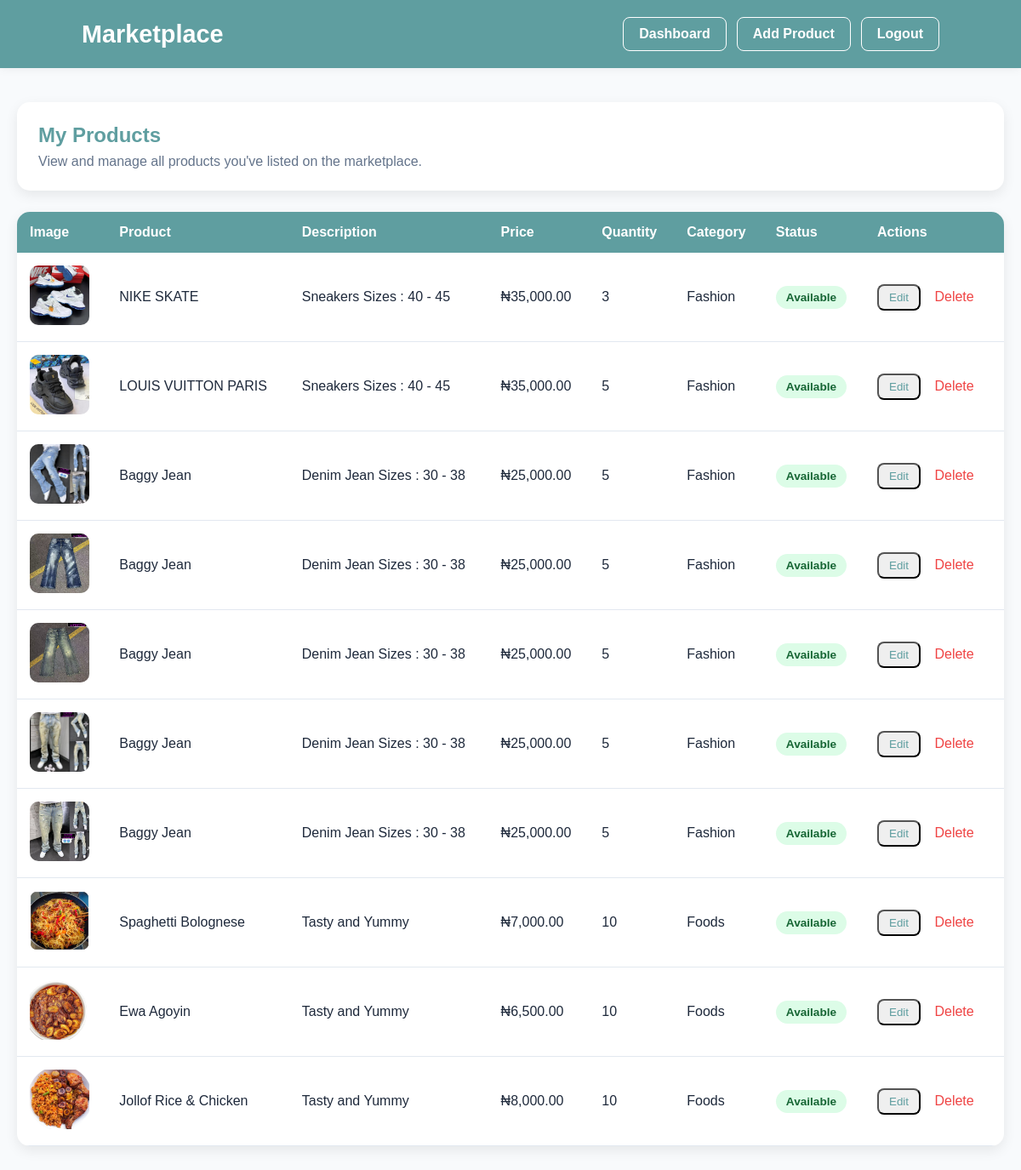
Page /view_items/ (signed in) on the committed database.
### seller/models.py (models this page shows, shortened)
class Item(models.Model):
    item_image = models.ImageField(upload_to='item_image/')
    title = models.CharField(max_length=50)
    description = models.TextField(blank=True, null=True)
    price = models.DecimalField(max_digits=12, decimal_places=2, default=0)
    @property
    def formatted_price(self):
        return "{:,.2f}".format(self.price)
    category = models.CharField(max_length=50)
    quantity = models.PositiveIntegerField(default=1)
    is_sold = models.BooleanField(default=False)
    created_at = models.DateTimeField(auto_now_add=True)
    seller = models.ForeignKey(Seller, on_delete=models.CASCADE)

### seller/views.py (the view)
# urls.py: path('view_items/', views.viewItems, name='viewItem'),
@login_required(login_url='sellerLog')
def viewItems(request):
    seller = Seller.objects.get(user=request.user)
    items = Item.objects.filter(seller=seller).order_by('-id')  # newest first
    return render(request, 'view_items.html', {'items': items, 'seller':seller})

### seller/templates/view_items.html (shortened to what this page needs)
<!DOCTYPE html>
<html lang="en">
<head>
</head>
<body>
<header>
    <div class="logo">Marketplace</div>
    <div class="nav-actions">
        <a href="/sellerDash/" class="nav-btn">Dashboard</a>
        <a href="/createItem/" class="nav-btn">Add Product</a>
        <a href="/Slogout/" class="nav-btn">Logout</a>
    </div>
</header>
<div class="container">
    <div class="page-header">
        <h2>My Products</h2>
        <p>
            View and manage all products you've listed on the marketplace.
        </p>
    </div>
    <div class="table-card">
        <table>
            <tr>
                <th>Image</th>
                <th>Product</th>
                <th>Description</th>
                <th>Price</th>
                <th>Quantity</th>
                <th>Category</th>
                <th>Status</th>
                <th>Actions</th>
            </tr>
            {% for item in items %}
            <tr>
                <td>
                    <img
                        src="{{ item.item_image.url }}"
                        alt="{{ item.title }}"
                        class="product-image">
                </td>
                <td>{{ item.title }}</td>
                <td>{{ item.description }}</td>
                <td>₦{{ item.formatted_price }}</td>
                <td>{{ item.quantity }}</td>
                <td>{{ item.category }}</td>
                <td>
                    {% if item.is_sold %}
                        <span class="status sold">
                            Sold
                        </span>
                    {% else %}
                        <span class="status available">
                            Available
                        </span>
                    {% endif %}
                </td>
                <td>
                    <button
                        class="edit-btn"
                        onclick="openEditModal(
                            '{{ item.id }}',
                            '{{ item.title }}',
                            '{{ item.description|escapejs }}',
                            '{{ item.price }}',
                            '{{ item.quantity }}',
                            '{{ item.category }}'
                        )">
                        Edit
                    </button>
                    <a href="/deleteItem/{{ item.id }}/" class="delete-btn">
                        Delete
                    </a>
                </td>
            </tr>
            {% endfor %}
        </table>
    </div>
</div>
</body>
</html>

### seller/templates/view_items.html (style rules this page uses)
* { margin:0; padding:0; box-sizing:border-box; font-family:Arial, Helvetica, sans-serif; }
body { background:#f8fafc; color:#1e293b; }
header { background:cadetblue; padding:20px 8%; display:flex; justify-content:space-between; align-items:center; box-shadow:0 2px 10px rgba(0,0,0,.05); }
.logo { color:white; font-size:1.8rem; font-weight:bold; }
.nav-actions { display:flex; gap:12px; }
.nav-btn { text-decoration:none; color:white; padding:10px 18px; border:1px solid white; border-radius:8px; font-weight:600; transition:.3s; }
.container { max-width:1200px; margin:40px auto; padding:0 20px; }
.page-header { background:white; padding:25px; border-radius:15px; box-shadow:0 5px 15px rgba(0,0,0,.08); margin-bottom:25px; }
.page-header h2 { color:cadetblue; margin-bottom:8px; }
.page-header p { color:#64748b; }
.table-card { background:white; border-radius:15px; box-shadow:0 5px 15px rgba(0,0,0,.08); overflow:hidden; }
table { width:100%; border-collapse:collapse; }
th { background:cadetblue; color:white; padding:15px; text-align:left; }
td { padding:15px; border-bottom:1px solid #e2e8f0; }
.product-image { width:70px; height:70px; object-fit:cover; border-radius:10px; }
.status { padding:6px 12px; border-radius:20px; font-size:.85rem; font-weight:600; display:inline-block; }
.available { background:#dcfce7; color:#166534; }
.edit-btn { display:inline-block; padding:6px 12px; color:cadetblue; text-decoration:none; border-radius:8px; }
.delete-btn { display:inline-block; padding:6px 12px; color:#ef4444; text-decoration:none; border-radius:8px; }

### rows in the picture
Item: item_image (picture), title "NIKE SKATE", description "Sneakers Sizes : 40 - 45", formatted_price "35,000.00", quantity "3", category "Fashion", is_sold "Available"
Item: item_image (picture), title "LOUIS VUITTON PARIS", description "Sneakers Sizes : 40 - 45", formatted_price "35,000.00", quantity "5", category "Fashion", is_sold "Available"
Item: item_image (picture), title "Baggy Jean", description "Denim Jean Sizes : 30 - 38", formatted_price "25,000.00", quantity "5", category "Fashion", is_sold "Available"
Item: item_image (picture), title "Baggy Jean", description "Denim Jean Sizes : 30 - 38", formatted_price "25,000.00", quantity "5", category "Fashion", is_sold "Available"
Item: item_image (picture), title "Baggy Jean", description "Denim Jean Sizes : 30 - 38", formatted_price "25,000.00", quantity "5", category "Fashion", is_sold "Available"
Item: item_image (picture), title "Baggy Jean", description "Denim Jean Sizes : 30 - 38", formatted_price "25,000.00", quantity "5", category "Fashion", is_sold "Available"
Item: item_image (picture), title "Baggy Jean", description "Denim Jean Sizes : 30 - 38", formatted_price "25,000.00", quantity "5", category "Fashion", is_sold "Available"
Item: item_image (picture), title "Spaghetti Bolognese", description "Tasty and Yummy", formatted_price "7,000.00", quantity "10", category "Foods", is_sold "Available"
Item: item_image (picture), title "Ewa Agoyin", description "Tasty and Yummy", formatted_price "6,500.00", quantity "10", category "Foods", is_sold "Available"
Item: item_image (picture), title "Jollof Rice & Chicken", description "Tasty and Yummy", formatted_price "8,000.00", quantity "10", category "Foods", is_sold "Available"
